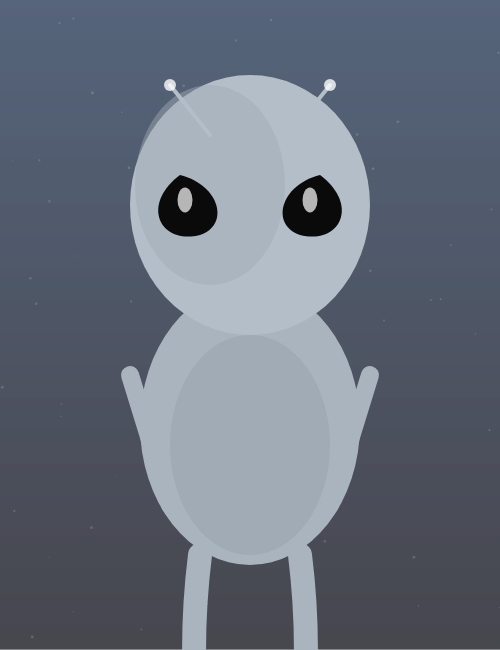
Frame 1 (no input)
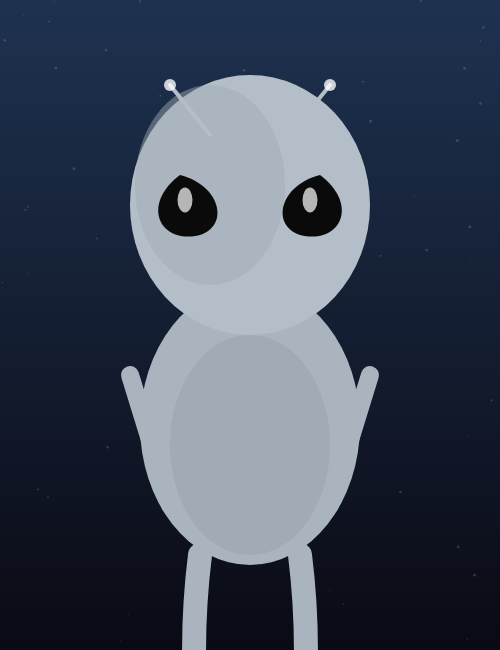
Frame 2 (the mouse pressed at the canvas centre, redrawn once)

The p5.js sketch that drew these frames (run headless with seeded random() and noise() and a simulated clock; the mouse was pressed at the canvas centre and the sketch redrawn once):

// p5.js sketch
// ── sketch.js
function setup() {
  createCanvas(500, 650);
  noLoop();
}

function draw() {
  drawBackground();
  translate(width / 2, height / 2 + 60);

  drawFloor();
  drawAlienLegs();
  drawBody();
  drawAlienArms(); // simple hands
  drawHead();
  drawEyes();
  drawAntennas();
}

// Background
function drawBackground() {
  for (let y = 0; y < height; y++) {
    let c = lerpColor(color(30, 50, 80), color(10, 10, 20), y / height);
    stroke(c);
    line(0, y, width, y);
  }

  noStroke();
  fill(255, 40);
  for (let i = 0; i < 60; i++) {
    ellipse(random(width), random(height), random(1, 3));
  }
}

// Head
function drawHead() {
  noStroke();
  fill(180, 190, 200);
  ellipse(0, -180, 240, 260);

  fill(160, 170, 180, 120);
  ellipse(-40, -200, 150, 200);
}

// Eyes
function drawEyes() {
  fill(10);

  beginShape();
  vertex(-70, -210);
  bezierVertex(-110, -180, -90, -140, -50, -150);
  bezierVertex(-20, -160, -30, -200, -70, -210);
  endShape(CLOSE);

  beginShape();
  vertex(70, -210);
  bezierVertex(110, -180, 90, -140, 50, -150);
  bezierVertex(20, -160, 30, -200, 70, -210);
  endShape(CLOSE);

  fill(255, 180);
  ellipse(-65, -185, 15, 25);
  ellipse(60, -185, 15, 25);
}

// Body
function drawBody() {
  noStroke();
  fill(170, 180, 190);
  ellipse(0, 40, 220, 280);

  fill(150, 160, 170, 120);
  ellipse(0, 60, 160, 220);
}

// Arms with simple hands
function drawAlienArms() {
  stroke(170, 180, 190);
  
  // Left arm
  strokeWeight(18);
  line(-120, -10, -80, 120);
  
  // Simple hand
  strokeWeight(12);
  point(-80, 120);
  
  // Right arm
  strokeWeight(18);
  line(120, -10, 80, 120);
  
  // Simple hand
  strokeWeight(12);
  point(80, 120);
}

// Legs
function drawAlienLegs() {
  stroke(170, 180, 190);
  strokeWeight(24);

  // Left leg
  beginShape();
  vertex(-50, 170);
  bezierVertex(-60, 250, -55, 320, -50, 360);
  endShape();

  // Right leg
  beginShape();
  vertex(50, 170);
  bezierVertex(60, 250, 55, 320, 50, 360);
  endShape();
}

// Floor
function drawFloor() {
  noStroke();
  fill(40, 40, 60);
  rectMode(CENTER);
  rect(0, 370, 500, 40);
}

// Antennas
function drawAntennas() {
  stroke(180, 190, 200);
  strokeWeight(4);
  line(-40, -250, -80, -300);
  noStroke();
  fill(255, 200);
  ellipse(-80, -300, 12, 12);

  stroke(180, 190, 200);
  strokeWeight(4);
  line(40, -250, 80, -300);
  noStroke();
  fill(255, 200);
  ellipse(80, -300, 12, 12);
}
